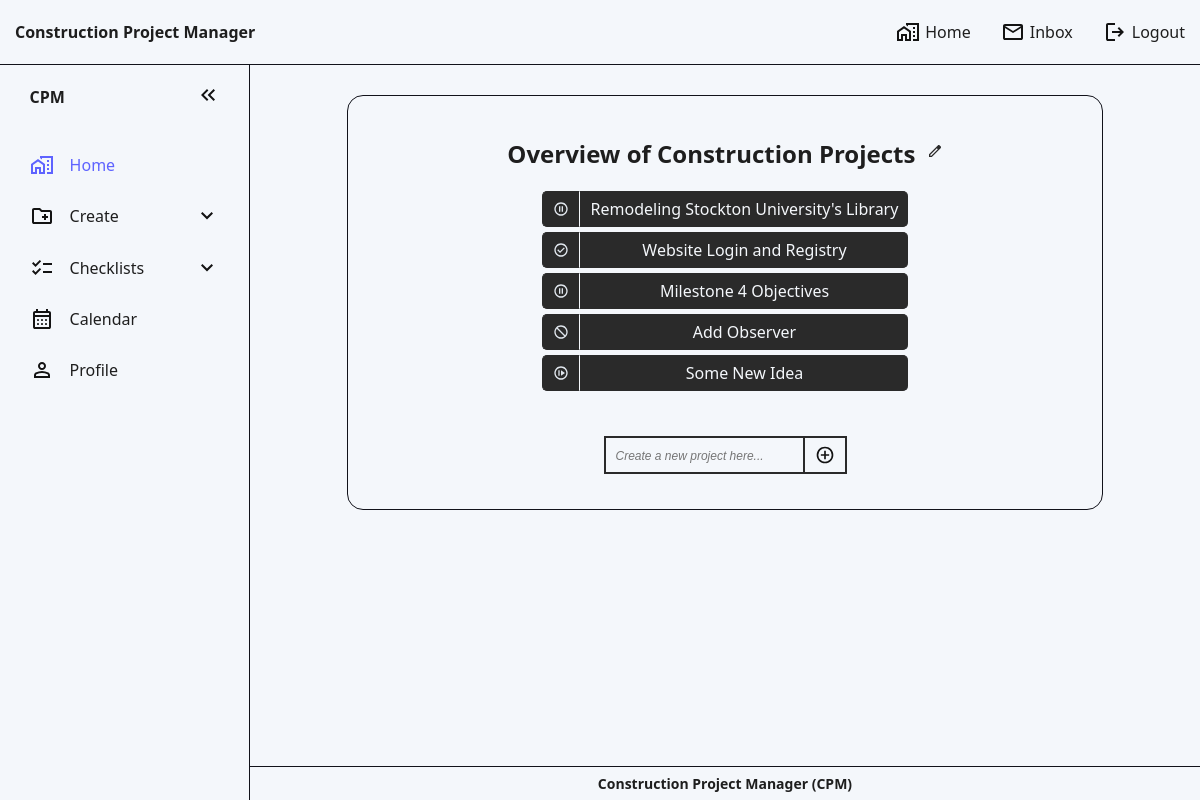
Screenshot of / (signed in) with the database file from the repository.
### website/models.py (models this page shows)
class Project(db.Model): # Database model: An object blueprint/layout that will be stored in the database
    id = db.Column(db.Integer, primary_key=True)
    project_name = db.Column(db.String(70))
    date = db.Column(db.DateTime(timezone=True), default=func.now()) # Gets current date and time
    progress = db.Column(Enum('Not Yet Started', 'On Hold', 'In Progress', 'Completed', 'Canceled', name='progress_status'), nullable=False, default='Not Yet Started') # Project's Progress: Not Yet Started (Blue) | On Hold (Orange) | In Progress (Yellow) | Completed (Green) | Canceled (Red)
    deadline = db.Column(db.Date, nullable=True) # Project Deadline
    user_id = db.Column(db.Integer, db.ForeignKey('user.id')) # 1-to-many relationship
    address= db.Column(db.String(255), nullable = True)
    subcontractors = db.relationship('Assignment', back_populates='project') #many to many relation
    tasks = db.relationship('Task', backref='project', lazy='dynamic') # 1-to-many relationship
    files = db.relationship('File', back_populates='project')
    pass

### website/views.py (the view, shortened to what this page needs)
@views.route('/', methods=['GET', 'POST']) # Main page of website
@login_required # Make sure to include this if a user must be logged in to view a page!
def project():
    if current_user.role != "subcontractor":
        return render_template("home.html", user=current_user)

### website/templates/home.html (shortened to what this page needs)
<!DOCTYPE html>
<html lang="en">
  <head>
    <link rel="stylesheet" href="./../static/style.css" />
  </head>
  <body id="default-website-body">
    <nav>
      <ul>
        <li class="nav-title">Construction Project Manager</li>
        <li class="hideOnMobile">
          <a href="/"
            >
            Home</a
          >
        </li>
        <li class="hideOnMobile">
          <a href="/inbox"
            ><svg
              xmlns="http://www.w3.org/2000/svg"
              height="24px"
              viewBox="0 -960 960 960"
              width="24px"
            >
              <path
                d="M160-160q-33 0-56.5-23.5T80-240v-480q0-33 23.5-56.5T160-800h640q33 0 56.5 23.5T880-720v480q0 33-23.5 56.5T800-160H160Zm320-280L160-640v400h640v-400L480-440Zm0-80 320-200H160l320 200ZM160-640v-80 480-400Z"
              />
            </svg>
            Inbox</a
          >
        </li>
        <li class="hideOnMobile">
          <a href="/logout"
            ><svg
              xmlns="http://www.w3.org/2000/svg"
              height="24px"
              viewBox="0 -960 960 960"
              width="24px"
            >
              <path
                d="M200-120q-33 0-56.5-23.5T120-200v-560q0-33 23.5-56.5T200-840h280v80H200v560h280v80H200Zm440-160-55-58 102-102H360v-80h327L585-622l55-58 200 200-200 200Z"
              />
            </svg>
            Logout</a
          >
        </li>
      </ul>
    </nav>
    <aside id="default-asidebar">
      <ul>
        <li>
          <span class="logo">CPM</span>
          <button onclick="toggleSidebar()" id="toggle-btn">
            <svg
              xmlns="http://www.w3.org/2000/svg"
              viewBox="0 -960 960 960"
              width="24px"
              height="24px"
            >
              <path
                d="M440-240 200-480l240-240 56 56-183 184 183 184-56 56Zm264 0L464-480l240-240 56 56-183 184 183 184-56 56Z"
              />
            </svg>
          </button>
        </li>
        <li class="active">
          <a href="/">
            <span>Home</span>
          </a>
        </li>
        <li>
          <button onclick="toggleSubMenu(this)" class="dropdown-btn">
            <span>Create</span>
            <svg
              class="arrow-down-svg"
              xmlns="http://www.w3.org/2000/svg"
              viewBox="0 -960 960 960"
              width="24px"
              height="24px"
            >
              <path d="M480-344 240-584l56-56 184 184 184-184 56 56-240 240Z" />
            </svg>
          </button>
        </li>
        <li>
          <button onclick="toggleSubMenu(this)" class="dropdown-btn">
            <svg
              xmlns="http://www.w3.org/2000/svg"
              viewBox="0 -960 960 960"
              width="24px"
              height="24px"
            >
              <path
                d="M222-200 80-342l56-56 85 85 170-170 56 57-225 226Zm0-320L80-662l56-56 85 85 170-170 56 57-225 226Zm298 240v-80h360v80H520Zm0-320v-80h360v80H520Z"
              />
            </svg>
            <span>Checklists</span>
            <svg
              class="arrow-down-svg"
              xmlns="http://www.w3.org/2000/svg"
              viewBox="0 -960 960 960"
              width="24px"
              height="24px"
            >
              <path d="M480-344 240-584l56-56 184 184 184-184 56 56-240 240Z" />
            </svg>
          </button>
        </li>
        <li>
          <a href="calendar.html"
            >
            <span>Calendar</span></a
          >
        </li>
        <li>
          <a href="#"
            >
            <span>Profile</span></a
          >
        </li>
      </ul>
    </aside>
    <main>
      <section class="main-content-section" id="project-section">
        <section id="project-header">
          <h2>
            Overview of Construction Projects
          </h2>
        </section>
        <ul>
          {% for project in user.projects %}
          <li>
            <p id="project-status">
            </p>
            <a
              id="project-link"
              href="{{ url_for('views.view_project', project_id=project.id)}}"
            >
              {{project.project_name}}</a
            >
          </li>
          {% endfor %}
        </ul>
        <form method="POST" id="project-form">
          <input
            name="project"
            id="project"
            maxlength="70"
            placeholder="Create a new project here..."
          />
          <button type="submit">
          </button>
        </form>
      </section>
    </main>
    <footer>Construction Project Manager (CPM)</footer>
  </body>
</html>

### rows the page displays
Project: progress "On Hold" (drawn), project_name "Remodeling Stockton University's Library"
Project: progress "Completed" (drawn), project_name "Website Login and Registry"
Project: progress "On Hold" (drawn), project_name "Milestone 4 Objectives"
Project: progress "Canceled" (drawn), project_name "Add Observer"
Project: progress "Not Yet Started" (drawn), project_name "Some New Idea"
